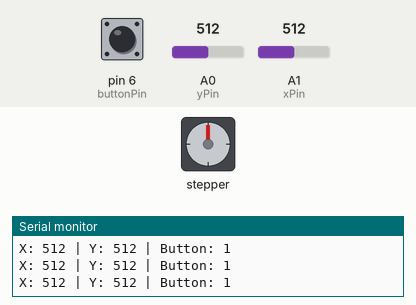
Bench run of a sketch on a simulated Arduino Uno, built with avr-gcc and run on an emulated ATmega328P. On the bench: stepper motor, the last lines printed to the serial monitor. Wiring (inferred from the names in the program): stepper motor (2048 steps per turn assumed): coils pin 2, pin 3, pin 4, pin 5. The inputs (shaded band) are chosen by the test bench; at power-on: A0 (yPin) = 512, A1 (xPin) = 512, pin 6 (buttonPin) HIGH.

Above: at 1.2 s.
1.3 s: A0 (yPin) set to 262
4.3 s: A0 (yPin) set to 238
At 5.3 s:
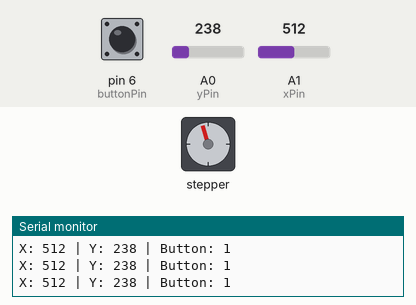
7.3 s: A1 (xPin) set to 1023
At 7.85 s:
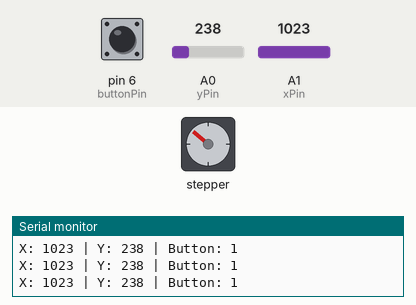
10.3 s: A1 (xPin) set to 757
At 10.9 s:
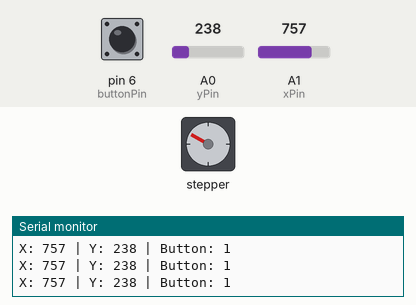
13.3 s: pin 6 (buttonPin) pulled LOW for 1 s
At 13.47 s:
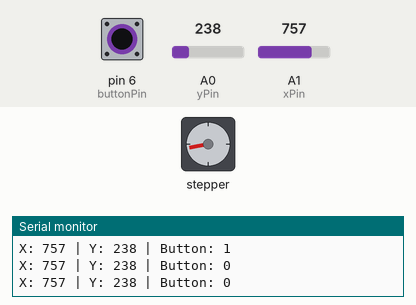
17.1 s: pin 6 (buttonPin) pulled LOW for 0.15 s
Timing chart, 0 to 22.9 s (numbered marks = the images above; inputs shaded):
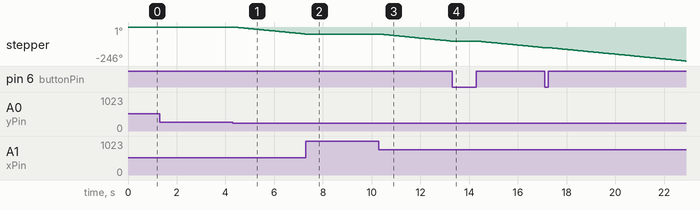

Measured:
- the behaviour switches between 255 and 254 on A0 (yPin) (found by bisection; images 0 and 1)
- after the input at 4.3 s, stepper: keeps turning counter-clockwise at about 18°/s, starting after 0.11 s

The sketch:

step_demo.ino
```cpp
// set pins
const int a1 = 2;
const int a2 =  3;
const int b1 =  4;
const int b2 =  5;

const int xPin = A1;
const int yPin = A0;
const int buttonPin = 6;

// cet const
const int step_delay = 1;
const int inter_step_delay = 7;

// set init vals
int xPosition = 0;
int yPosition = 0;
int buttonState = 0;


void setup() {
  // initialize serial communications at 9600 bps:
  Serial.begin(9600);

  // initialize j pins
  pinMode(xPin, INPUT);
  pinMode(yPin, INPUT);
  pinMode(buttonPin, INPUT_PULLUP);


  // initialize stepper pins
  pinMode(a1, OUTPUT);
  pinMode(a2, OUTPUT);
  pinMode(b1, OUTPUT);
  pinMode(b2, OUTPUT);

  digitalWrite(a1, LOW);
  digitalWrite(a2, LOW);
  digitalWrite(b1, LOW);
  digitalWrite(b2, LOW);
}

void loop(){
  xPosition = analogRead(xPin);
  yPosition = analogRead(yPin);
  buttonState = digitalRead(buttonPin);

  Serial.print("X: ");
  Serial.print(xPosition);
  Serial.print(" | Y: ");
  Serial.print(yPosition);
  Serial.print(" | Button: ");
  Serial.println(buttonState);

  if (buttonState == 0) move_clocwise();

  if (xPosition > 767 or yPosition > 767) move_clocwise();
  if (xPosition < 255 or yPosition < 255) move_contrclocwise();

  }

void move_clocwise(){
    step1();
    delay(inter_step_delay);
    step2();
    delay(inter_step_delay);
    step3();
    delay(inter_step_delay);
    step4();
    delay(inter_step_delay);
}

void move_contrclocwise(){
    step4();
    delay(inter_step_delay);
    step3();
    delay(inter_step_delay);
    step2();
    delay(inter_step_delay);
    step1();
    delay(inter_step_delay);
}

void step1 (){
  digitalWrite(a1, HIGH);
  delay(step_delay);
  digitalWrite(a2, LOW);
  delay(step_delay);
  digitalWrite(b1, LOW);
  delay(step_delay);
  digitalWrite(b2, LOW);
}

void step2 (){
  digitalWrite(a1, LOW);
  delay(step_delay);
  digitalWrite(a2, LOW);
  delay(step_delay);
  digitalWrite(b1, HIGH);
  delay(step_delay);
  digitalWrite(b2, LOW);
}

void step3 (){
  digitalWrite(a1, LOW);
  delay(step_delay);
  digitalWrite(a2, HIGH);
  delay(step_delay);
  digitalWrite(b1, LOW);
  delay(step_delay);
  digitalWrite(b2, LOW);
}

void step4 (){
  digitalWrite(a1, LOW);
  delay(step_delay);
  digitalWrite(a2, LOW);
  delay(step_delay);
  digitalWrite(b1, LOW);
  delay(step_delay);
  digitalWrite(b2, HIGH);
}
```
